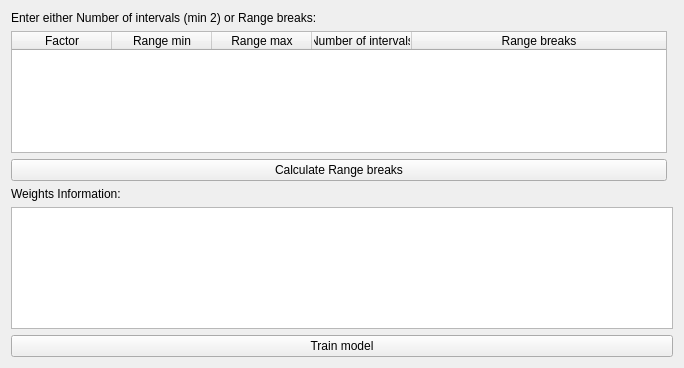
<?xml version="1.0" encoding="UTF-8"?>
<ui version="4.0">
 <class>Widget</class>
 <widget class="QWidget" name="Widget">
  <property name="geometry">
   <rect>
    <x>0</x>
    <y>0</y>
    <width>684</width>
    <height>368</height>
   </rect>
  </property>
  <property name="windowTitle">
   <string/>
  </property>
  <layout class="QGridLayout" name="gridLayout">
   <item row="3" column="0">
    <widget class="QLabel" name="label">
     <property name="text">
      <string>Enter either Number of intervals (min 2) or Range breaks:</string>
     </property>
    </widget>
   </item>
   <item row="12" column="0" colspan="2">
    <widget class="QPushButton" name="btnTrainModel">
     <property name="text">
      <string>Train model</string>
     </property>
    </widget>
   </item>
   <item row="11" column="0" colspan="2">
    <widget class="QPlainTextEdit" name="pteWeightsInform"/>
   </item>
   <item row="5" column="0">
    <widget class="QPushButton" name="btnResetBins">
     <property name="text">
      <string>Calculate Range breaks</string>
     </property>
    </widget>
   </item>
   <item row="6" column="0">
    <widget class="QLabel" name="label_4">
     <property name="text">
      <string>Weights Information:</string>
     </property>
    </widget>
   </item>
   <item row="4" column="0">
    <widget class="MolusceTableWidget" name="tblReclass">
     <property name="selectionMode">
      <enum>QAbstractItemView::SingleSelection</enum>
     </property>
     <attribute name="horizontalHeaderStretchLastSection">
      <bool>true</bool>
     </attribute>
     <column>
      <property name="text">
       <string>Factor</string>
      </property>
     </column>
     <column>
      <property name="text">
       <string>Range min</string>
      </property>
     </column>
     <column>
      <property name="text">
       <string>Range max</string>
      </property>
     </column>
     <column>
      <property name="text">
       <string>Number of intervals</string>
      </property>
     </column>
     <column>
      <property name="text">
       <string>Range breaks</string>
      </property>
     </column>
    </widget>
   </item>
  </layout>
 </widget>
 <customwidgets>
  <customwidget>
   <class>MolusceTableWidget</class>
   <extends>QTableWidget</extends>
   <header>molusce.moluscetablewidget</header>
  </customwidget>
 </customwidgets>
 <resources/>
 <connections/>
</ui>
